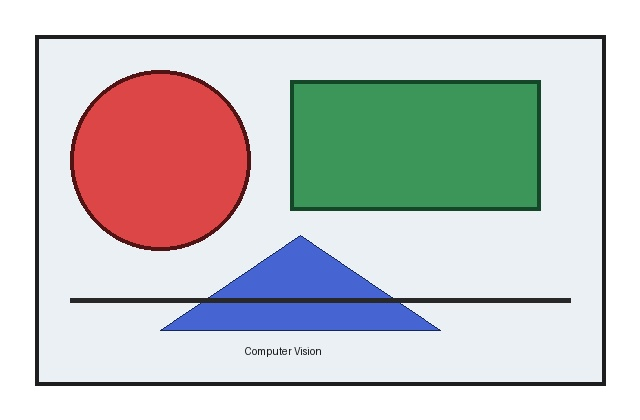
#> input picture sanya/04_Histogram/input.jpg, 640 x 420 px
$ python program.py
#> lines starting #> are read from the running program, lines starting #| are printed output that depends on the picture
import cv2
import matplotlib.pyplot as plt

# Read grayscale image
image = cv2.imread("input.jpg", 0)
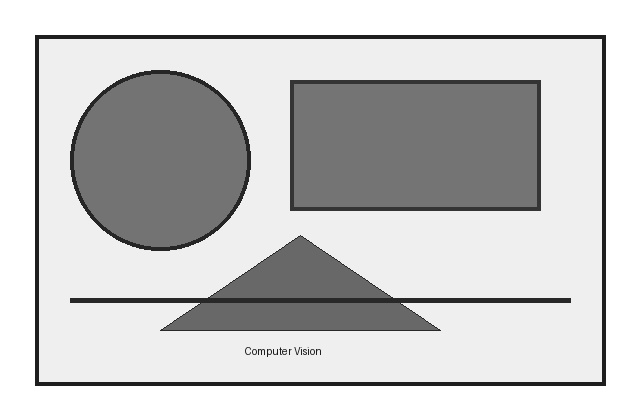
#> image: shape (420, 640); min 21, max 255, mean 200.7

# Check image
if image is None:
    print("Error: Image not found!")
    exit()

# Calculate histogram
histogram = cv2.calcHist([image], [0], None, [256], [0, 256])
#> histogram = 256 values, max 113592 at index 239, min 0 at index 0, mean 1050

# Find intensity with highest frequency
highest = histogram.argmax()
#> highest = 239

print("Intensity with highest frequency:", highest)
#| Intensity with highest frequency: 239

# Plot histogram
plt.plot(histogram)
plt.xlabel("Intensity")
plt.ylabel("Frequency")
plt.title("Image Histogram")

# Save histogram
plt.savefig("output.png")
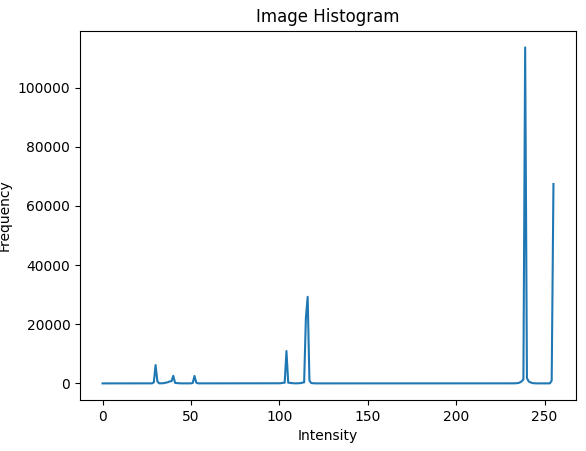
#> figure drawn by matplotlib, 1 panel; curve peaks at x = 239, y = 113592
plt.close()

print("Output saved as output.png")

$ run again, with sanya/02_Brightness/input.jpg copied over sanya/04_Histogram/input.jpg
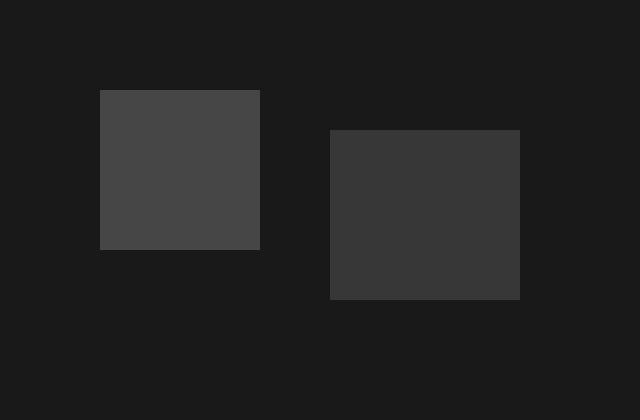
#> input picture sanya/02_Brightness/input.jpg, 640 x 420 px
#> image is the input picture: shape (420, 640); min 21, max 72, mean 32.9
#> histogram = 256 values, max 209776 at index 25, min 0 at index 0, mean 1050
#> highest = 25
#| Intensity with highest frequency: 25
#> `plt.savefig("output.png")`:
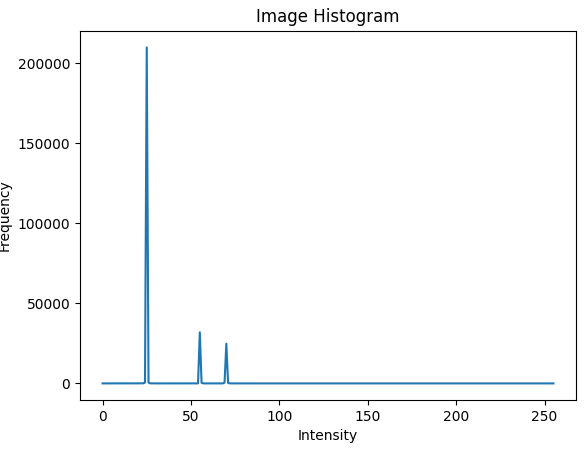
#> figure drawn by matplotlib, 1 panel; curve peaks at x = 25, y = 209776

$ run again, with sanya/03_Contrast_Stretching/input.jpg copied over sanya/04_Histogram/input.jpg
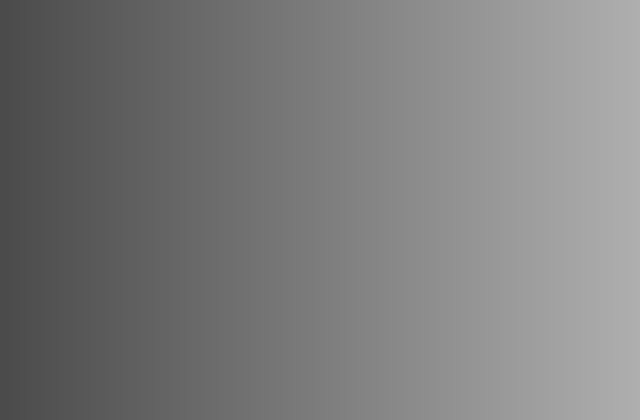
#> input picture sanya/03_Contrast_Stretching/input.jpg, 640 x 420 px
#> image is the input picture: shape (420, 640); min 75, max 175, mean 124.5
#> histogram = 256 values, max 2940 at index 75, min 0 at index 0, mean 1050
#> highest = 75
#| Intensity with highest frequency: 75
#> `plt.savefig("output.png")`:
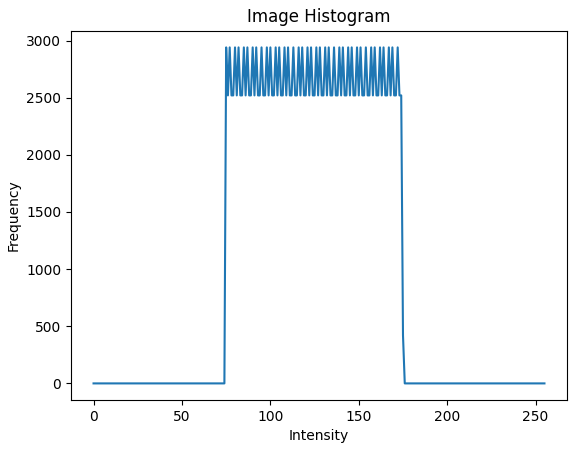
#> figure drawn by matplotlib, 1 panel; curve peaks at x = 75, y = 2940
